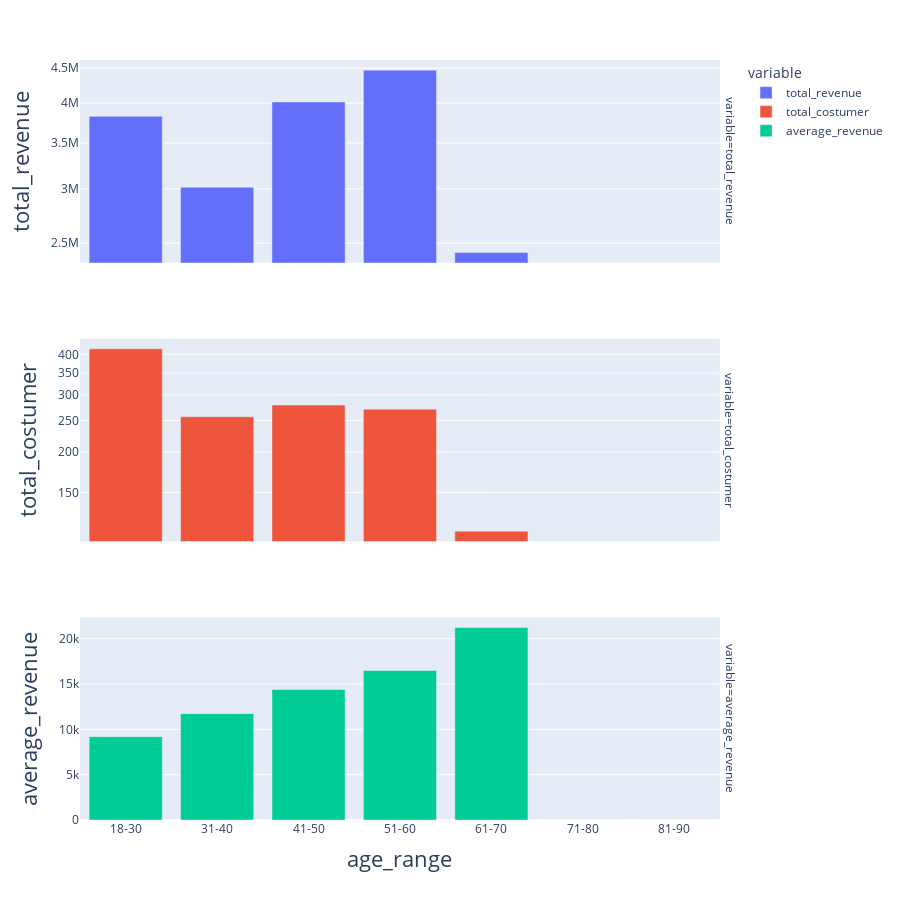

The notebook cell this image was saved under:
### Code cell
filtered_df = age_range_charges[['age_range', 'total_revenue', 'total_costumer', 'average_revenue']]
fig = px.bar(
    filtered_df,
    x="age_range",
    y=["total_revenue", "total_costumer", "average_revenue"],
    facet_row="variable",
      facet_row_spacing=0.1,
      height = 900
)
fig.update_yaxes(type='log', row=3, col=1)

fig.update_yaxes(title="total_revenue", row=3, col=1)
fig.update_yaxes(type='log',title="total_costumer", row=2, col=1)
fig.update_yaxes(title="average_revenue", row=1, col=1)
fig.update_xaxes(title_font=dict(size=22))  # Change x-axis label font size for all subplots
fig.update_yaxes(title_font=dict(size=22))  # Change y-axis label font size for all subplots

fig.update_layout(
    title_font=dict(size=24),  )

fig.show()

### Figure 1 — Plotly figure (JSON) as saved in the notebook; plotly's stock layout.template omitted (floating-point values rounded to 4 significant figures)
{"data": [{"alignmentgroup": "True", "hovertemplate": "variable=total_revenue<br>age_range=%{x}<br>value=%{y}<extra></extra>", "legendgroup": "total_revenue", "marker": {"color": "#636efa", "pattern": {"shape": ""}}, "name": "total_revenue", "offsetgroup": "total_revenue", "orientation": "v", "showlegend": true, "textposition": "auto", "type": "bar", "x": ["18-30", "31-40", "41-50", "51-60", "61-70", "71-80", "81-90"], "xaxis": "x3", "y": [3827000.0, 3017000.0, 4017000.0, 4470000.0, 2422000.0, 0, 0], "yaxis": "y3"}, {"alignmentgroup": "True", "hovertemplate": "variable=total_costumer<br>age_range=%{x}<br>value=%{y}<extra></extra>", "legendgroup": "total_costumer", "marker": {"color": "#EF553B", "pattern": {"shape": ""}}, "name": "total_costumer", "offsetgroup": "total_costumer", "orientation": "v", "showlegend": true, "textposition": "auto", "type": "bar", "x": ["18-30", "31-40", "41-50", "51-60", "61-70", "71-80", "81-90"], "xaxis": "x2", "y": [416, 257, 279, 271, 114, 0, 0], "yaxis": "y2"}, {"alignmentgroup": "True", "hovertemplate": "variable=average_revenue<br>age_range=%{x}<br>value=%{y}<extra></extra>", "legendgroup": "average_revenue", "marker": {"color": "#00cc96", "pattern": {"shape": ""}}, "name": "average_revenue", "offsetgroup": "average_revenue", "orientation": "v", "showlegend": true, "textposition": "auto", "type": "bar", "x": ["18-30", "31-40", "41-50", "51-60", "61-70", "71-80", "81-90"], "xaxis": "x", "y": [9201.0, 11740.0, 14400.0, 16500.0, 21250.0, 0, 0], "yaxis": "y"}], "layout": {"annotations": [{"font": {}, "showarrow": false, "text": "variable=average_revenue", "textangle": 90, "x": 0.98, "xanchor": "left", "xref": "paper", "y": 0.1333, "yanchor": "middle", "yref": "paper"}, {"font": {}, "showarrow": false, "text": "variable=total_costumer", "textangle": 90, "x": 0.98, "xanchor": "left", "xref": "paper", "y": 0.5, "yanchor": "middle", "yref": "paper"}, {"font": {}, "showarrow": false, "text": "variable=total_revenue", "textangle": 90, "x": 0.98, "xanchor": "left", "xref": "paper", "y": 0.8667, "yanchor": "middle", "yref": "paper"}], "barmode": "relative", "height": 900, "legend": {"title": {"text": "variable"}, "tracegroupgap": 0}, "margin": {"t": 60}, "title": {"font": {"size": 24}}, "xaxis": {"anchor": "y", "domain": [0, 0.98], "title": {"font": {"size": 22}, "text": "age_range"}}, "xaxis2": {"anchor": "y2", "domain": [0, 0.98], "matches": "x", "showticklabels": false, "title": {"font": {"size": 22}}}, "xaxis3": {"anchor": "y3", "domain": [0, 0.98], "matches": "x", "showticklabels": false, "title": {"font": {"size": 22}}}, "yaxis": {"anchor": "x", "domain": [0, 0.2667], "title": {"font": {"size": 22}, "text": "average_revenue"}}, "yaxis2": {"anchor": "x2", "domain": [0.3667, 0.6333], "matches": "y", "title": {"font": {"size": 22}, "text": "total_costumer"}, "type": "log"}, "yaxis3": {"anchor": "x3", "domain": [0.7333, 1], "matches": "y", "title": {"font": {"size": 22}, "text": "total_revenue"}, "type": "log"}}}
